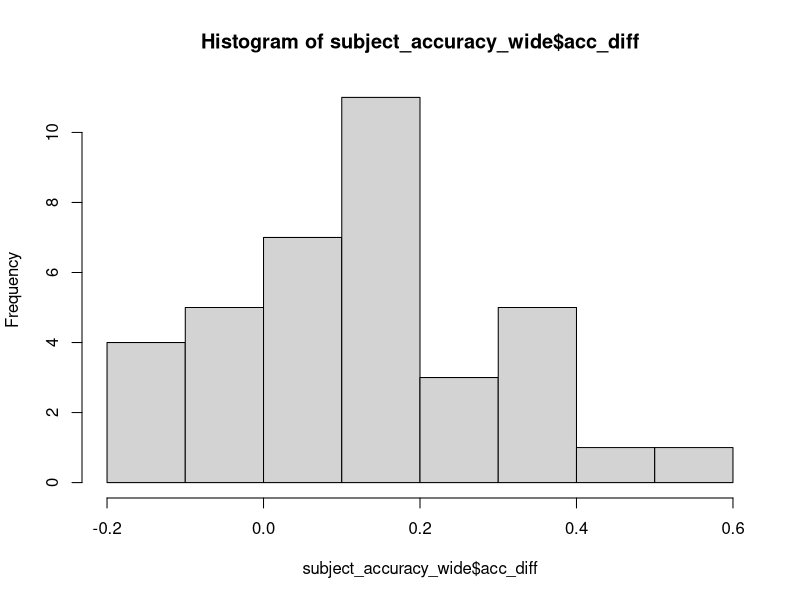
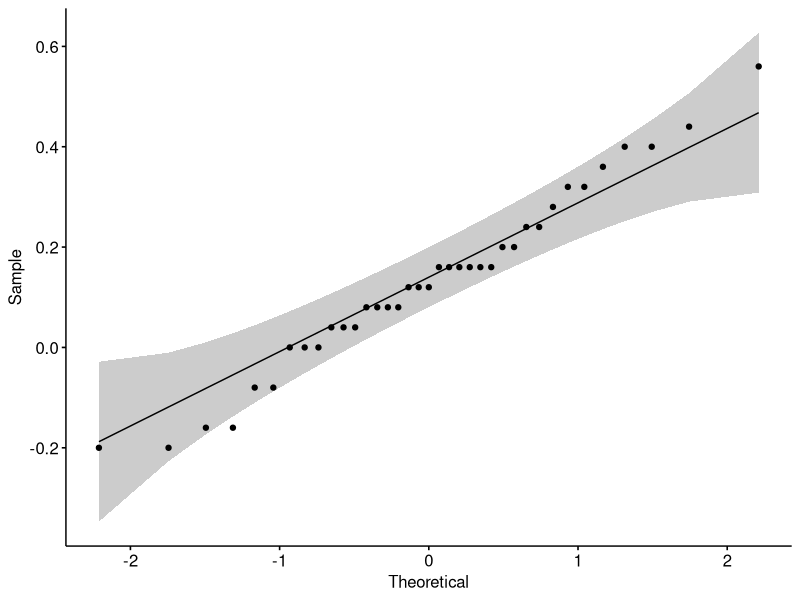
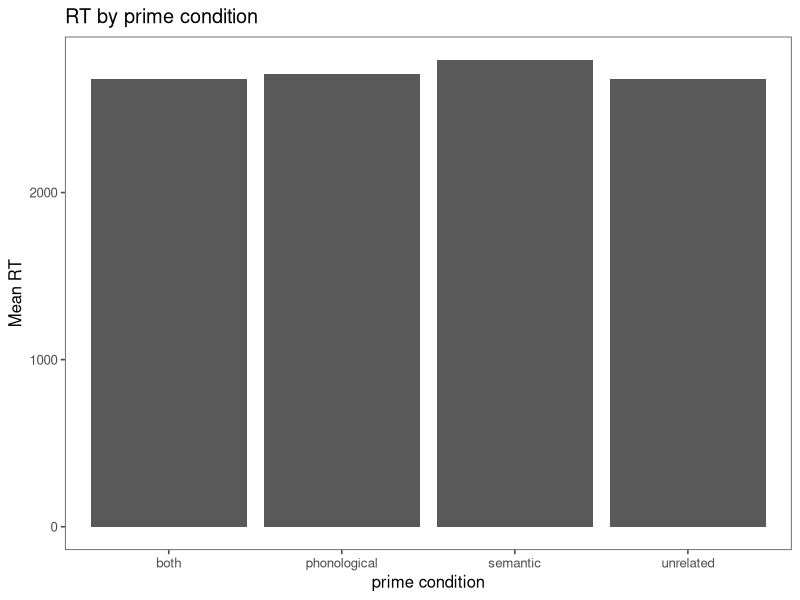

Reproduce these figures in R, in order.
## ---- chunk 1
library(tidyverse)
library(ggthemes)
library(rstatix)
library(ggpubr)

assignment5 = read_csv("assignment5.csv")
## ---- chunk 2
# Mean response accuracy for each subject in each prime condition
subject_accuracy = assignment5 %>% 
  group_by(subject, prime_condition) %>% 
  summarize(mean_accuracy = mean(accuracy))

# Mean RT for each subject in each prime condition
response_RT = assignment5 %>% 
  group_by(subject, prime_condition) %>% 
  summarize(mean_RT = mean(response_RT))
## ---- chunk 3
subject_accuracy_wide = subject_accuracy %>% 
  pivot_wider(names_from = prime_condition, values_from = mean_accuracy)
## ---- chunk 4
subject_accuracy_long = subject_accuracy_wide %>% 
  pivot_longer(names_to = "prime_condition", cols = 2:5)
## ---- chunk 5
# Conduct a t test comparing phonological prime condition to semantic prime condition. Assume a 2 tailed t test with unequal variance.
# paired = subjects participated in all conditions
# data frame used = subject_accuracy_wide

t.test(subject_accuracy_wide$phonological, subject_accuracy_wide$semantic, var.equal = FALSE, paired = TRUE)
## ---- chunk 6
# Calculate the t-test in Q7 manually

# Store difference between the two conditions
subject_accuracy_wide = subject_accuracy_wide %>% 
  mutate(acc_diff = phonological - semantic)

x_diff = mean(subject_accuracy_wide$acc_diff)
s_diff = sd(subject_accuracy_wide$acc_diff)
n = nrow(subject_accuracy_wide)

t_value = x_diff / (s_diff / sqrt(n))
## ---- chunk 7
# Un-group data
subject_accuracy_wide = subject_accuracy_wide %>% ungroup()
# Visually check for outliers
hist(subject_accuracy_wide$acc_diff)

outliers = subject_accuracy_wide %>% identify_outliers(acc_diff)
# Exclude outliers in new dataframe
new_df = subject_accuracy_wide %>% filter(!subject %in% outliers)
## ---- chunk 8
# Visually check normality
ggqqplot(subject_accuracy_wide, "acc_diff")
# Calculate normality
subject_accuracy_wide %>% shapiro_test(acc_diff)
## ---- chunk 9
# re-perform the t-test with outliers removed
t.test(new_df$phonological, new_df$semantic, var.equal = FALSE, paired = TRUE)
## ---- chunk 10
mean_rt = assignment5 %>% 
  group_by(prime_condition) %>% 
  summarise(mean_RT = mean(response_RT)) 

mean_rt %>% 
  ggplot(aes(x = prime_condition, y = mean_RT)) +
  geom_col(position = "dodge") + 
  theme_few() + 
  labs(x = "prime condition", y = "Mean RT", title = "RT by prime condition")
